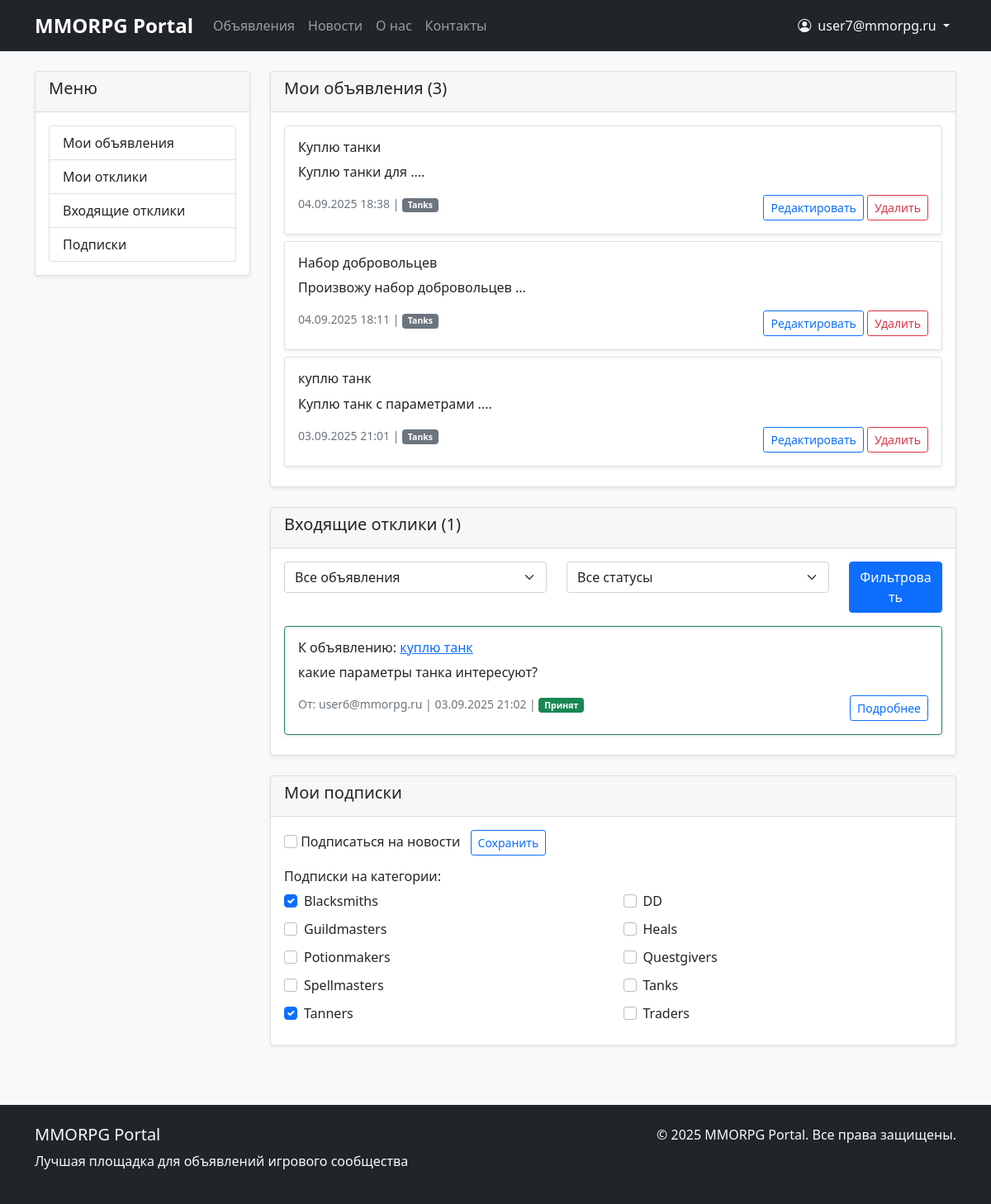
Page /responses/ (signed in) on the earlier database version.
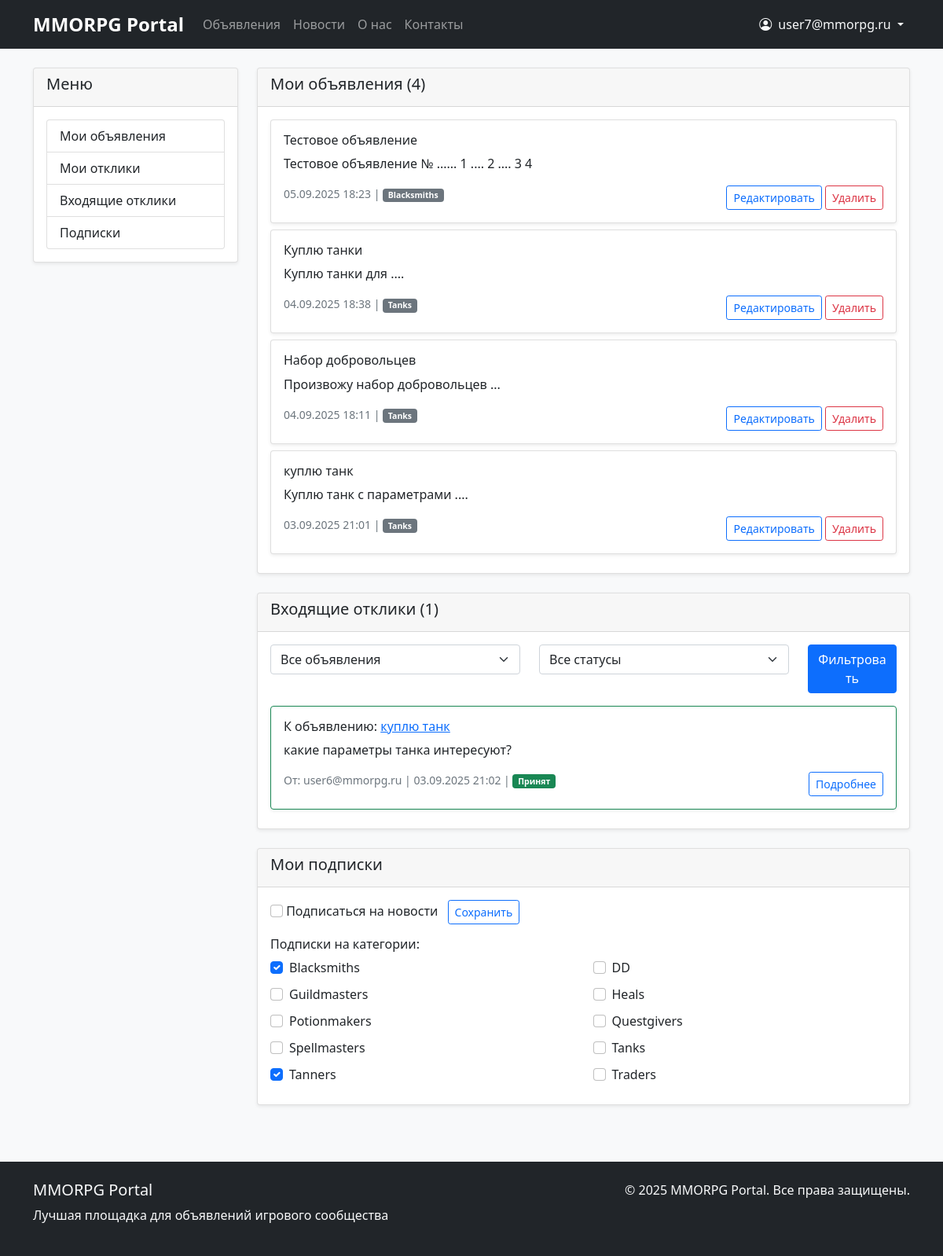
Same page on the later database version.
### appNotification/models.py (models this page shows, shortened)
class Post(models.Model):
    CATEGORY_CHOICES = [
        ('tanks', _('Tanks')),
        ('heals', _('Heals')),
        ('dd', _('DD')),
        ('traders', _('Traders')),
        ('guildmasters', _('Guildmasters')),
        ('questgivers', _('Questgivers')),
        ('blacksmiths', _('Blacksmiths')),
        ('tanners', _('Tanners')),
        ('potionmakers', _('Potionmakers')),
        ('spellmasters', _('Spellmasters')),
    ]
    author = models.ForeignKey(User, on_delete=models.CASCADE, related_name='posts')
    category = models.CharField(max_length=20, choices=CATEGORY_CHOICES)
    title = models.CharField(max_length=255, validators=[MinLengthValidator(5)])
    content = RichTextUploadingField(
        verbose_name=_('Content'),
        help_text=_('You can use rich text editor with images, videos and formatting')
    )
    created_at = models.DateTimeField(auto_now_add=True)
    updated_at = models.DateTimeField(auto_now=True)
    subscribers = models.ManyToManyField(User, related_name='subscribed_posts', blank=True)
    image = models.ImageField(
        upload_to='posts/images/',
        blank=True,
        null=True,
        verbose_name=_('Main Image'),
        help_text=_('Main image for the post card')
    )
    video = models.FileField(
        upload_to='posts/videos/',
        blank=True,
        null=True,
        verbose_name=_('Main Video'),
        help_text=_('Main video file (optional)')
    )
    notify_subscribers = models.BooleanField(default=True, verbose_name=_('Notify subscribers'))
    class Meta:
        ordering = ['-created_at']
        verbose_name = _('Post')
        verbose_name_plural = _('Posts')
    def get_category_display(self):
        return dict(self.CATEGORY_CHOICES).get(self.category, self.category)

class Response(models.Model):
    post = models.ForeignKey(Post, on_delete=models.CASCADE, related_name='responses')
    author = models.ForeignKey(User, on_delete=models.CASCADE, related_name='responses')
    text = models.TextField(validators=[MinLengthValidator(10)])
    created_at = models.DateTimeField(auto_now_add=True)
    is_accepted = models.BooleanField(default=False)
    is_rejected = models.BooleanField(default=False)  # Новое поле для отклоненных откликов
    class Meta:
        ordering = ['-created_at']
        verbose_name = _('Response')
        verbose_name_plural = _('Responses')

class Category(models.Model):
    name = models.CharField(max_length=50, unique=True)
    value = models.CharField(max_length=20, unique=True, default='None')
    description = models.TextField(blank=True)
    class Meta:
        verbose_name = _('Category')
        verbose_name_plural = _('Categories')
        ordering = ['name']

### appUser/models.py (models this page shows, shortened)
class CustomUser(AbstractUser):
    email = models.EmailField(_('email address'), unique=True)
    username = models.CharField(max_length=150, blank=True, null=True)
    timezone = models.CharField(max_length=50, default='UTC')
    language = models.CharField(max_length=10, choices=[('ru', 'Russian'), ('en', 'English')], default='ru')
    email_verified = models.BooleanField(default=False)  # Новое поле для подтверждения email
    USERNAME_FIELD = 'email'
    REQUIRED_FIELDS = []
    objects = CustomUserManager()
    class Meta:
        verbose_name = _('User')
        verbose_name_plural = _('Users')

### appNotification/views.py (the view)
# urls.py: path('responses/', views.personal_cabinet, name='response_list'),
@login_required
def personal_cabinet(request):
    if request.method == 'POST':
        if 'news_subscribe' in request.POST:
            return handle_news_subscription(request)
        elif 'category_subscribe' in request.POST:
            return handle_category_subscription(request)
    return render_personal_cabinet(request)

### appNotification/context_processors.py (called while the page is built)
def categories(request):
    return {
        'categories': Category.objects.all(),
        'category_choices': [
            ('tanks', _('Tanks')),
            ('heals', _('Heals')),
            ('dd', _('DD')),
            ('traders', _('Traders')),
            ('guildmasters', _('Guildmasters')),
            ('questgivers', _('Questgivers')),
            ('blacksmiths', _('Blacksmiths')),
            ('tanners', _('Tanners')),
            ('potionmakers', _('Potionmakers')),
            ('spellmasters', _('Spellmasters')),
        ]
    }

def navigation_data(request):
    from .models import Post, News
    return {
        'recent_posts': Post.objects.order_by('-created_at')[:5],
        'recent_news': News.objects.order_by('-created_at')[:3],
        'posts_count': Post.objects.count(),
        'news_count': News.objects.count(),
    }

### appNotification/templates/appNotification/lk.html (shortened to what the changed rows need)
{% extends 'base.html' %}
{% block content %}
<div class="row">
    <div class="col-md-9">
        <div class="card mb-4" id="posts">
            <div class="card-header">
                <h5>Мои объявления ({{ user_posts.count }})</h5>
            </div>
            <div class="card-body">
                {% for post in user_posts %}
                    <div class="card mb-2">
                        <div class="card-body">
                            <h6 class="card-title">{{ post.title }}</h6>
                            <p class="card-text">{{ post.content|striptags|truncatewords:20 }}</p>
                            <div class="d-flex justify-content-between">
                                <small class="text-muted">
                                    {{ post.created_at|date:"d.m.Y H:i" }} |
                                    <span class="badge bg-secondary">{{ post.get_category_display }}</span>
                                </small>
                                <div>
                                    <a href="{% url 'post_edit' post.id %}" class="btn btn-sm btn-outline-primary">Редактировать</a>
                                    <a href="{% url 'post_delete' post.id %}" class="btn btn-sm btn-outline-danger">Удалить</a>
                                </div>
                            </div>
                        </div>
                    </div>
                {% empty %}
                    <p class="text-muted">У вас пока нет объявлений</p>
                {% endfor %}
            </div>
        </div>
        <div class="card mb-4" id="incoming">
            <div class="card-body">
                {% for response in responses_to_posts %}
                    <div class="card mb-2 {% if response.is_accepted %}border-success{% elif response.is_rejected %}border-danger{% endif %}">
                        <div class="card-body">
                            <h6 class="card-title">
                                К объявлению: <a href="{% url 'post_detail' response.post.id %}">{{ response.post.title }}</a>
                            </h6>
                            <p class="card-text">{{ response.text }}</p>
                            <div class="d-flex justify-content-between">
                                <small class="text-muted">
                                    От: {{ response.author.email }} |
                                    {{ response.created_at|date:"d.m.Y H:i" }} |
                                    {% if response.is_accepted %}
                                        <span class="badge bg-success">Принят</span>
                                    {% elif response.is_rejected %}
                                        <span class="badge bg-danger">Отклонен</span>
                                    {% else %}
                                        <span class="badge bg-warning">Ожидает</span>
                                    {% endif %}
                                </small>
                                <div>
                                    <a href="{% url 'response_detail' response.id %}" class="btn btn-sm btn-outline-primary">Подробнее</a>
                                </div>
                            </div>
                        </div>
                    </div>
                {% empty %}
                    <p class="text-muted">Нет входящих откликов</p>
                {% endfor %}
            </div>
        </div>
        <div class="card mb-4" id="subscriptions">
            <div class="card-body">
                <div class="row">
                    {% for item in categories_with_status %}
                        <div class="col-md-6 mb-2">
                            <form method="post" action="{% url 'category_subscribe' item.category.id %}">
                                <div class="form-check">
                                    <input type="checkbox" class="form-check-input" {% if item.is_subscribed %}checked{% endif %}
                                           onchange="this.form.submit()">
                                    <label class="form-check-label">{{ item.category.name }}</label>
                                </div>
                            </form>
                        </div>
                    {% endfor %}
                </div>
            </div>
        </div>
    </div>
</div>
{% endblock %}

Differences in the rows shown:
added Post: title "Тестовое объявление", content "Тестовое объявление № ...... 1 .... 2 .... 3 4", created_at "05.09.2025 18:23", category "Blacksmiths"
Other differences:
{{ user_posts.count }}: "3" → "4"
